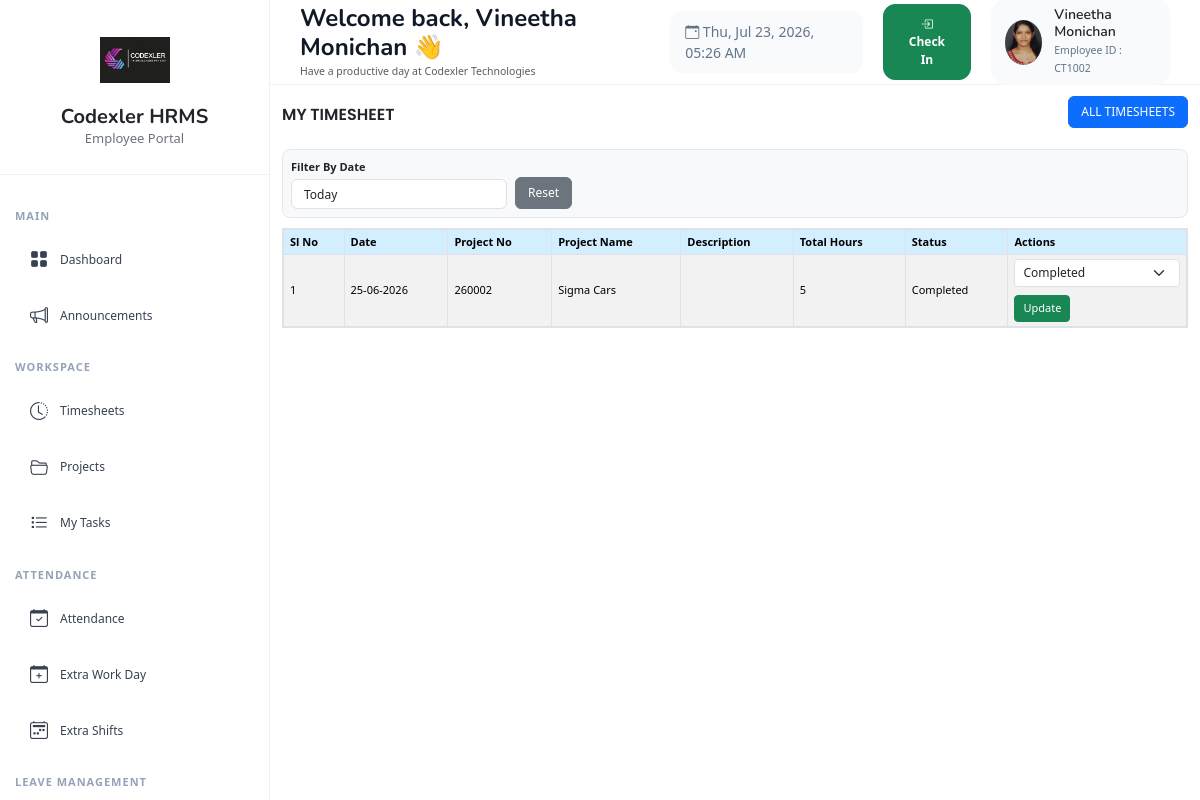
The page /view_timesheets_staff (signed in) on the database its author committed.
### codex_app/models.py (models this page shows, shortened)
class Registration(models.Model):
    Emp_Id = models.CharField(max_length=200, null=True, blank=True)
    First_name = models.CharField(max_length=200, null=True, blank=True)
    department = models.ForeignKey(
        Department,
        on_delete=models.SET_NULL,
        null=True,
        blank=True
    )
    designation = models.ForeignKey(
        Designation,
        on_delete=models.SET_NULL,
        null=True,
        blank=True
    )
    Email = models.EmailField(max_length=200, null=True, blank=True)
    Password = models.CharField(max_length=200, null=True, blank=True)
    Mobile_Number = models.CharField(max_length=200, null=True, blank=True)
    Registration_date = models.DateField(null=True, blank=True)
    Image = models.ImageField(upload_to='images/', null=True, blank=True)
    Gender = models.CharField(max_length=200, null=True, blank=True)
    Address = models.CharField(max_length=1000, null=True, blank=True)
    Location = models.CharField(max_length=1000, null=True, blank=True)
    User_role = models.CharField(max_length=200, null=True, blank=True)
    user = models.OneToOneField(
        User,
        on_delete=models.CASCADE,
        null=True,
        blank=True
    )

class Create_Timesheet_Line(models.Model):
    timesheet = models.ForeignKey(
        Create_Timesheet,
        on_delete=models.CASCADE,
        related_name="timesheet_lines",
        null=True,
        blank=True
    )
    staff_list = models.ForeignKey(
        Registration,
        on_delete=models.CASCADE,
        related_name="timesheet_lines",
        null=True,
        blank=True
    )
    project_name = models.CharField(max_length=200, null=True, blank=True)
    project_no = models.CharField(max_length=200, null=True, blank=True)
    remarks = models.CharField(max_length=200, null=True, blank=True)
    date = models.DateField(null=True, blank=True)
    total_hours_taken = models.IntegerField(default=0, null=True, blank=True)
    duration_hours = models.IntegerField(default=0, null=True, blank=True)
    duration_minutes = models.IntegerField(default=0, null=True, blank=True)
    STATUS_CHOICES = (
        ('Pending', 'Pending'),
        ('Ongoing', 'Ongoing'),
        ('Completed', 'Completed'),
    )
    status = models.CharField(
        max_length=20,
        choices=STATUS_CHOICES,
        default='Pending'
    )

### codex_app/views.py (the view)
# urls.py: path('view_timesheets_staff', views.view_timesheets_staff, name='view_timesheets_staff'),
def view_timesheets_staff(request):
    staff_id = request.session.get('logg')
    if not staff_id:
        return render(request, 'error.html', {'message': 'User not logged in'})
    bok = get_object_or_404(Registration, id=staff_id)
    timesheets = Create_Timesheet_Line.objects.filter(staff_list=bok)
    return render(request, 'view_timesheets_staff.html', {
        'timesheets': timesheets,
        'bok': bok
    })

### templates/view_timesheets_staff.html (shortened to what this page needs)
{% load static %}
<!DOCTYPE html>
<html lang="en">
<head>
  <link rel="stylesheet" href="https://pro.fontawesome.com/releases/v5.10.0/css/all.css">
  <link rel="stylesheet" href="{% static 'assets/vendor/bootstrap-icons/bootstrap-icons.css' %}">
  <link rel="stylesheet" href="{% static 'assets/css/style.css' %}">
  <link rel="stylesheet" href="https://cdn.datatables.net/1.13.8/css/dataTables.bootstrap5.min.css">
</head>
<body>
{% include 'sidebar.html' %}
<div class="main-content">
    {% include 'topbar.html' %}
<div class="container-fluid">
  <div class="d-flex justify-content-between align-items-center mt-0">
    <h3 class="card-title">MY TIMESHEET</h3>
    <button type="button" class="btn btn-primary" onclick="location.href='{% url 'view_all_timesheets' %}'">
      ALL TIMESHEETS
    </button>
  </div>
  <div class="filter-box">
    <div class="row g-2 align-items-end">
      <div class="col-md-3">
        <label class="form-label">Filter By Date</label>
        <select id="dateFilter" class="form-control">
          <option value="today" selected>Today</option>
        </select>
      </div>
      <div class="col-md-3 d-flex gap-2">
        <button type="button" id="resetDateFilter" class="btn btn-secondary">
          Reset
        </button>
      </div>
    </div>
  </div>
  <div class="table-responsive mt-2 scrollable-table-box">
    <table id="projectTable" class="table table-striped table-bordered compact-table">
      <thead>
        <tr>
          <th style="background-color:#D3EEFF;color:black;">Sl No</th>
          <th style="background-color:#D3EEFF;color:black;">Date</th>
          <th style="background-color:#D3EEFF;color:black;">Project No</th>
          <th style="background-color:#D3EEFF;color:black;">Project Name</th>
          <th style="background-color:#D3EEFF;color:black;">Description</th>
          <th style="background-color:#D3EEFF;color:black;">Total Hours</th>
          <th style="background-color:#D3EEFF;color:black;">Status</th>
          <th style="background-color:#D3EEFF;color:black;">Actions</th>
        </tr>
      </thead>
      <tbody>
        {% for timesheet in timesheets|dictsortreversed:"id" %}
        <tr class="timesheet-row">
          <td>{{ forloop.counter }}</td>
          <td>{{ timesheet.date|date:"d-m-Y" }}</td>
          <td>{{ timesheet.project_no }}</td>
          <td>{{ timesheet.project_name }}</td>
          <td>{{ timesheet.remarks }}</td>
          <td>{{ timesheet.total_hours_taken }}</td>
          <td>{{ timesheet.status }}</td>
          <td>
    <form method="POST"
          action="{% url 'update_timesheet_status' timesheet.id %}">
        <select name="status" class="form-select form-select-sm mb-2">
            <option value="Completed"
            {% if timesheet.status == "Completed" %}selected{% endif %}>
                Completed
            </option>
        </select>
        <button type="submit" class="btn btn-success btn-sm">
            Update
        </button>
    </form>
          </td>
        </tr>
        {% endfor %}
      </tbody>
    </table>
  </div>
</div>
</body>
</html>

### templates/topbar.html (shortened to what this page needs)
<link rel="stylesheet" href="https://cdn.jsdelivr.net/npm/bootstrap@5.3.3/dist/css/bootstrap.min.css">
<div class="topbar">
<div class="topbar-left">
    <div>
        <h4 class="mb-0 fw-bold">
            Welcome back, {{ bok.First_name }} 👋
        </h4>
        <small class="text-muted">
            Have a productive day at Codexler Technologies
        </small>
    </div>
</div>
<div class="topbar-right">
    <div class="current-time">
        <i class="bi bi-calendar-event"></i>
        <span id="currentDateTime"></span>
    </div>
    <div class="attendance-btn">
        <form method="POST"
              action="{% url 'mark_attendance_staff' %}">
            {% if open_attendance %}
            <button type="submit"
                    class="btn btn-danger">
                <i class="bi bi-box-arrow-right"></i>
                Check Out
            </button>
            {% else %}
            <button type="submit"
                    class="btn btn-success">
                <i class="bi bi-box-arrow-in-right"></i>
                Check In
            </button>
            {% endif %}
        </form>
    </div>
    <div class="profile-box">
        <img src="/media/{{ bok.Image }}"
             alt="Profile">
        <div>
            <h6>{{ bok.First_name }}</h6>
            <small>
                Employee ID :
                {{ bok.Emp_Id }}
            </small>
        </div>
    </div>
</div>
</div>

### static/assets/css/style.css (style rules this page uses)
:root { scroll-behavior: smooth; }
body { font-family: "Open Sans", sans-serif; background: #f6f9ff; color: #444444; }
h1, h2, h3, h4, h5, h6 { font-family: "Nunito", sans-serif; }
.card-title { padding: 20px 0 15px 0; font-size: 18px; font-weight: 500; color: #012970; font-family: "Poppins", sans-serif; }

### templates/view_timesheets_staff.html (style rules this page uses)
body, table, input, select, textarea, button, label, .form-control, .btn, .dataTables_wrapper { font-size: 12px !important; }
.card-title { font-size: 16px !important; font-weight: 600; }
.btn-sm { font-size: 11px !important; padding: 3px 7px; }
.btn { padding: 4px 10px; }
.form-control { height: 30px; padding: 3px 7px; }
.compact-table th, .compact-table td { padding: 4px 6px !important; font-size: 11px !important; vertical-align: middle; white-space: nowrap; }
.timesheet-row { transition: background-color 0.2s ease; }
.scrollable-table-box { max-height: 200px; overflow-y: auto; overflow-x: auto; border: 1px solid #dee2e6; }
.scrollable-table-box table { margin-bottom: 0; }
.scrollable-table-box thead th { position: sticky; top: 0; z-index: 5; }
.filter-box { background: #f8f9fa; border: 1px solid #e5e7eb; border-radius: 8px; padding: 8px; margin-top: 10px; margin-bottom: 10px; }
.filter-box label { margin-bottom: 3px; font-size: 11px !important; font-weight: 600; }
.main-content { margin-left:270px; min-height:100vh; }

### templates/topbar.html (style rules this page uses)
.topbar { height:85px; background:white; border-bottom:1px solid #edf2f7; display:flex; justify-content:space-between; align-items:center; padding:0 30px; position:sticky; top:0; z-index:999; }
.topbar-left h4 { color:#111827; }
.topbar-right { display:flex; align-items:center; gap:20px; }
.current-time { background:#f8fafc; padding:10px 15px; border-radius:12px; font-size:14px; color:#64748b; }
.profile-box { display:flex; align-items:center; gap:12px; background:#f8fafc; padding:8px 14px; border-radius:15px; }
.profile-box img { width:45px; height:45px; border-radius:50%; object-fit:cover; }
.profile-box h6 { margin:0; font-size:14px; font-weight:600; }
.profile-box small { color:#64748b; }
.attendance-btn .btn { border-radius:12px; padding:10px 18px; font-weight:600; }

### rows shown on the page
Registration: First_name "Vineetha Monichan", Image (picture), Emp_Id "CT1002"
Create_Timesheet_Line: date "25-06-2026", project_no "260002", project_name "Sigma Cars", total_hours_taken "5", status "Completed"
